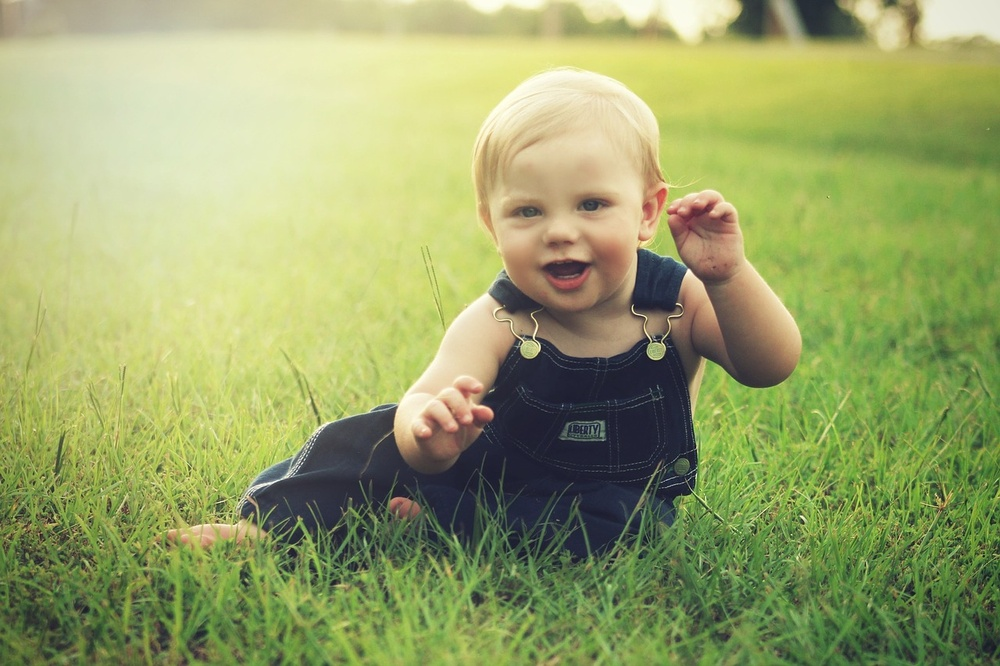
#> input picture 7주차/Pillow/baby.jpg, 1000 x 666 px, shrunk from 1280 x 853 before the run
$ python chapter14_05_1.py
#> lines starting #> are read from the running program, lines starting #| are printed output that depends on the picture
from PIL import Image
img = Image.open('baby.jpg')
#> img is the input picture: PIL image 1000x666 RGB; mean R, G, B 153.1, 163.9, 105.6
img_r = img.rotate(90)
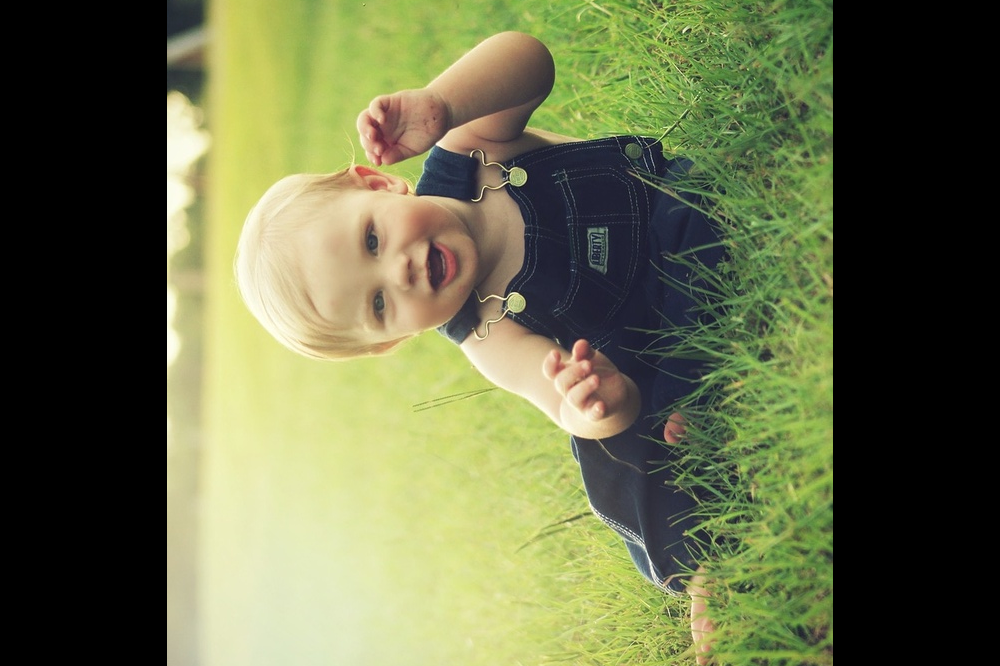
#> img_r: PIL image 1000x666 RGB; mean R, G, B 104.1, 108.9, 73
img_r.show()
